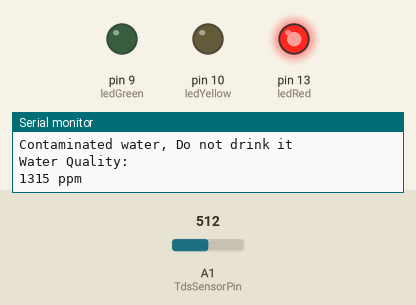
Recording of a sketch running on a simulated Arduino Uno, built with avr-gcc and run on an emulated ATmega328P. On the bench: output pins drawn as LEDs (lit = HIGH), the last lines printed to the serial monitor. The inputs (shaded band) are chosen by the test bench; at power-on: A1 (TdsSensorPin) = 512. EEPROM starts erased.

Above: at 1.2 s.
1.3 s: A1 (TdsSensorPin) set to 56
9.0 s: A1 (TdsSensorPin) set to 46
At 9.7 s:
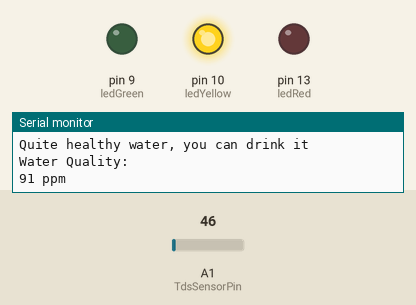
10.5 s: A1 (TdsSensorPin) set to 0
At 13.2 s:
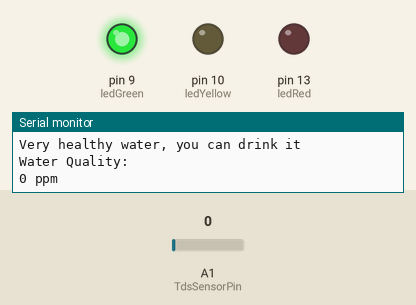
Timing chart, 0 to 14.7 s (numbered marks = the images above; inputs shaded):
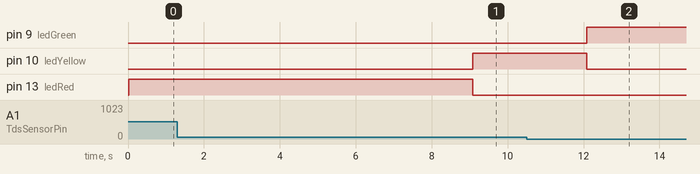

The sketch:

GravityTDS-LED.ino
```cpp
#include <EEPROM.h>
#include "GravityTDS.h"

#define TdsSensorPin A1
GravityTDS gravityTds;
const int ledGreen  =  9;
const int ledYellow  =  10;
const int ledRed  =  13;

float temperature = 25,tdsValue = 0;

void setup()
{
    Serial.begin(9600);
    Serial.println("TDS Analog for Water Quality Test");
    Serial.println("with Arduino UNO R3 by Glanz and Freya");
    pinMode(ledGreen, OUTPUT);
    pinMode(ledYellow, OUTPUT);
    pinMode(ledRed, OUTPUT);
    gravityTds.setPin(TdsSensorPin);
    gravityTds.setAref(5.0);  //reference voltage on ADC, default 5.0V on Arduino UNO
    gravityTds.setAdcRange(1024);  //1024 for 10bit ADC;4096 for 12bit ADC
    gravityTds.begin();  //initialization
}

void loop()
{
    //temperature = readTemperature();  //add your temperature sensor and read it
    gravityTds.setTemperature(temperature);  // set the temperature and execute temperature compensation
    gravityTds.update();  //sample and calculate
    tdsValue = gravityTds.getTdsValue();  // then get the value

    if (tdsValue < 60){
    digitalWrite(ledGreen, HIGH);
    digitalWrite(ledYellow, LOW);
    digitalWrite(ledRed, LOW);
    Serial.println("Very healthy water, you can drink it ");
    Serial.println("Water Quality: ");
    Serial.print(tdsValue,0);
    Serial.println(" ppm");
    }
    if (tdsValue > 60 && tdsValue < 100){
    digitalWrite(ledGreen, LOW);
    digitalWrite(ledYellow, HIGH);
    digitalWrite(ledRed, LOW);
    Serial.println("Quite healthy water, you can drink it ");
    Serial.println("Water Quality: ");
    Serial.print(tdsValue,0);
    Serial.println(" ppm");
    }
    if (tdsValue > 100){
    digitalWrite(ledGreen, LOW);
    digitalWrite(ledYellow, LOW);
    digitalWrite(ledRed, HIGH);
    Serial.println("Contaminated water, Do not drink it ");
    Serial.println("Water Quality: ");
    Serial.print(tdsValue,0);
    Serial.println(" ppm");
}
    delay(3000);
}
```

GravityTDS.cpp
```cpp
// (licence header left out)
#include <EEPROM.h>
#include "GravityTDS.h"

#define EEPROM_write(address, p) {int i = 0; byte *pp = (byte*)&(p);for(; i < sizeof(p); i++) EEPROM.write(address+i, pp[i]);}
#define EEPROM_read(address, p)  {int i = 0; byte *pp = (byte*)&(p);for(; i < sizeof(p); i++) pp[i]=EEPROM.read(address+i);}

GravityTDS::GravityTDS()
{
    this->pin = A1;
    this->temperature = 25.0;
    this->aref = 5.0;
    this->adcRange = 1024.0;
    this->kValueAddress = 8;
    this->kValue = 1.0;
}

GravityTDS::~GravityTDS()
{
}

void GravityTDS::setPin(int pin)
{
	this->pin = pin;
}

void GravityTDS::setTemperature(float temp)
{
	this->temperature = temp;
}

void GravityTDS::setAref(float value)
{
	this->aref = value;
}

void GravityTDS::setAdcRange(float range)
{
      this->adcRange = range;
}

void GravityTDS::setKvalueAddress(int address)
{
      this->kValueAddress = address;
}

void GravityTDS::begin()
{
	pinMode(this->pin,INPUT);
	readKValues();
}

float GravityTDS::getKvalue()
{
	return this->kValue;
}

void GravityTDS::update()
{
	this->analogValue = analogRead(this->pin);
	this->voltage = this->analogValue/this->adcRange*this->aref;
	this->ecValue=(133.42*this->voltage*this->voltage*this->voltage - 255.86*this->voltage*this->voltage + 857.39*this->voltage)*this->kValue;
	this->ecValue25  =  this->ecValue / (1.0+0.02*(this->temperature-25.0));  //temperature compensation
	this->tdsValue = ecValue25 * TdsFactor;
	if(cmdSerialDataAvailable() > 0)
        {
            ecCalibration(cmdParse());  // if received serial cmd from the serial monitor, enter into the calibration mode
        }
}

float GravityTDS::getTdsValue()
{
	return tdsValue;
}

float GravityTDS::getEcValue()
{
      return ecValue25;
}


void GravityTDS::readKValues()
{
    EEPROM_read(this->kValueAddress, this->kValue);
    if(EEPROM.read(this->kValueAddress)==0xFF && EEPROM.read(this->kValueAddress+1)==0xFF && EEPROM.read(this->kValueAddress+2)==0xFF && EEPROM.read(this->kValueAddress+3)==0xFF)
    {
      this->kValue = 1.0;   // default value: K = 1.0
      EEPROM_write(this->kValueAddress, this->kValue);
    }
}

boolean GravityTDS::cmdSerialDataAvailable()
{
  char cmdReceivedChar;
  static unsigned long cmdReceivedTimeOut = millis();
  while (Serial.available()>0)
  {
    if (millis() - cmdReceivedTimeOut > 500U)
    {
      cmdReceivedBufferIndex = 0;
      memset(cmdReceivedBuffer,0,(ReceivedBufferLength+1));
    }
    cmdReceivedTimeOut = millis();
    cmdReceivedChar = Serial.read();
    if (cmdReceivedChar == '\n' || cmdReceivedBufferIndex==ReceivedBufferLength){
		cmdReceivedBufferIndex = 0;
		strupr(cmdReceivedBuffer);
		return true;
    }else{
      cmdReceivedBuffer[cmdReceivedBufferIndex] = cmdReceivedChar;
      cmdReceivedBufferIndex++;
    }
  }
  return false;
}

byte GravityTDS::cmdParse()
{
  byte modeIndex = 0;
  if(strstr(cmdReceivedBuffer, "ENTER") != NULL)
      modeIndex = 1;
  else if(strstr(cmdReceivedBuffer, "EXIT") != NULL)
      modeIndex = 3;
  else if(strstr(cmdReceivedBuffer, "CAL:") != NULL)
      modeIndex = 2;
  return modeIndex;
}

void GravityTDS::ecCalibration(byte mode)
{
    char *cmdReceivedBufferPtr;
    static boolean ecCalibrationFinish = 0;
    static boolean enterCalibrationFlag = 0;
    float KValueTemp,rawECsolution;
    switch(mode)
    {
      case 0:
      if(enterCalibrationFlag)
         Serial.println(F("Command Error"));
      break;

      case 1:
      enterCalibrationFlag = 1;
      ecCalibrationFinish = 0;
      Serial.println();
      Serial.println(F(">>>Enter Calibration Mode<<<"));
      Serial.println(F(">>>Please put the probe into the standard buffer solution<<<"));
      Serial.println();
      break;

      case 2:
      cmdReceivedBufferPtr=strstr(cmdReceivedBuffer, "CAL:");
      cmdReceivedBufferPtr+=strlen("CAL:");
      rawECsolution = strtod(cmdReceivedBufferPtr,NULL)/(float)(TdsFactor);
      rawECsolution = rawECsolution*(1.0+0.02*(temperature-25.0));
      if(enterCalibrationFlag)
      {
         // Serial.print("rawECsolution:");
         // Serial.print(rawECsolution);
         // Serial.print("  ecvalue:");
         // Serial.println(ecValue);
          KValueTemp = rawECsolution/(133.42*voltage*voltage*voltage - 255.86*voltage*voltage + 857.39*voltage);  //calibrate in the  buffer solution, such as 707ppm(1413us/cm)@25^c
          if((rawECsolution>0) && (rawECsolution<2000) && (KValueTemp>0.25) && (KValueTemp<4.0))
          {
              Serial.println();
              Serial.print(F(">>>Confrim Successful,K:"));
              Serial.print(KValueTemp);
              Serial.println(F(", Send EXIT to Save and Exit<<<"));
              kValue =  KValueTemp;
              ecCalibrationFinish = 1;
          }
          else{
            Serial.println();
            Serial.println(F(">>>Confirm Failed,Try Again<<<"));
            Serial.println();
            ecCalibrationFinish = 0;
          }
      }
      break;

        case 3:
        if(enterCalibrationFlag)
        {
            Serial.println();
            if(ecCalibrationFinish)
            {
               EEPROM_write(kValueAddress, kValue);
               Serial.print(F(">>>Calibration Successful,K Value Saved"));
            }
            else Serial.print(F(">>>Calibration Failed"));
            Serial.println(F(",Exit Calibration Mode<<<"));
            Serial.println();
            ecCalibrationFinish = 0;
            enterCalibrationFlag = 0;
        }
        break;
    }
}
```

GravityTDS.h
```cpp
// (licence header left out)
#ifndef GRAVITY_TDS_H
#define GRAVITY_TDS_H

#include "Arduino.h"

#define ReceivedBufferLength 15
#define TdsFactor 0.5  // tds = ec / 2

class GravityTDS
{
public:
    GravityTDS();
    ~GravityTDS();

    void begin();  //initialization
    void update(); //read and calculate
    void setPin(int pin);
    void setTemperature(float temp);  //set the temperature and execute temperature compensation
    void setAref(float value);  //reference voltage on ADC, default 5.0V on Arduino UNO
    void setAdcRange(float range);  //1024 for 10bit ADC;4096 for 12bit ADC
    void setKvalueAddress(int address); //set the EEPROM address to store the k value,default address:0x08
    float getKvalue();
    float getTdsValue();
    float getEcValue();

private:
    int pin;
    float aref;  // default 5.0V on Arduino UNO
    float adcRange;
    float temperature;
    int kValueAddress;     //the address of the K value stored in the EEPROM
    char cmdReceivedBuffer[ReceivedBufferLength+1];   // store the serial cmd from the serial monitor
    byte cmdReceivedBufferIndex;

    float kValue;      // k value of the probe,you can calibrate in buffer solution ,such as 706.5ppm(1413us/cm)@25^C
    float analogValue;
    float voltage;
    float ecValue; //before temperature compensation
    float ecValue25; //after temperature compensation
    float tdsValue;

    void readKValues();
    boolean cmdSerialDataAvailable();
    byte cmdParse();
    void ecCalibration(byte mode);
};

#endif
```

Measured:
- the behaviour switches between 52 and 51 on A1 (TdsSensorPin) (found by bisection; images 0 and 1)
- after the input at 9.0 s, pin 10 (ledYellow): LOW → HIGH after 0.08 s; pin 13 (ledRed): HIGH → LOW after 0.08 s
- after the input at 10.5 s, pin 9 (ledGreen): LOW → HIGH after 1.6 s; pin 10 (ledYellow): HIGH → LOW after 1.6 s
